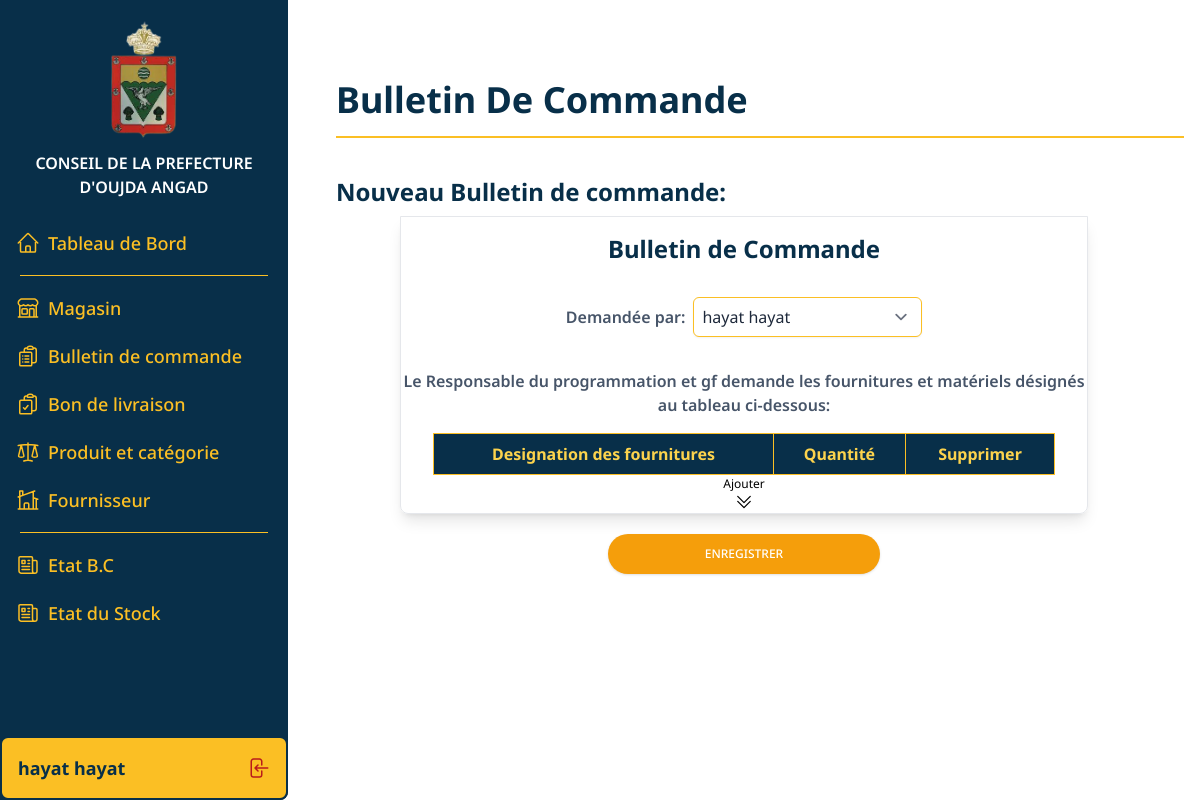
Screenshot of /bulletin_new/ (signed in) with the database file from the repository.
### users/models.py (models this page shows, shortened)
class Employee(models.Model):
    user = models.OneToOneField(User, on_delete=models.CASCADE)
    nom = models.CharField(max_length=100)
    prenom = models.CharField(max_length=100)
    matricule = models.CharField(max_length=100)
    service = models.ForeignKey(Service, on_delete=models.CASCADE)
    def __str__(self) -> str:
        return self.nom + " " + self.prenom

class Service(models.Model):
    nom = models.CharField(max_length=200)

### transactions/views.py (the view)
# urls.py: path('bulletin_new/', new_bulletin, name='new_bulletin'),
@login_required
@user_passes_test(lambda user: user.is_directeur or user.is_magasinier or user.is_employee )
def new_bulletin(request):
    BulletinFormSet = inlineformset_factory(Bulletin_de_commande, DemandeDeProduit, fields=(
        'produit_demande', 'quantite_demande'), extra=0)
    employe = Employee.objects.filter(user=request.user).first()
    if employe.user.is_directeur:
        page_temp = 'dashboard_directeur.html'
    elif employe.user.is_employee:
        page_temp = 'dashboard_employee.html'
    else:
        page_temp='dashboard.html'
    nom = employe.nom
    prenom = employe.prenom
    if request.method == 'POST':
        bulletin_form = BulletinForm(request.POST)
        formset = BulletinFormSet(
            request.POST, instance=bulletin_form.instance)
        if bulletin_form.is_valid() and formset.is_valid():
            bulletin = bulletin_form.save(commit=False)
            bulletin.state = Bulletin_de_commande.DEMANDER
            bulletin.save()
            formset.instance = bulletin
            formset.save()
            messages.success(request, 'Bulletin créé avec succès.')
            if employe.user.is_employee:
                return redirect('transactions:bulletin_list_employee')
            else:
                return redirect('transactions:bulletin_list')
        else:
            messages.error(request, 'Échec de la création du bulletin. Veuillez vérifier le formulaire et réessayer.')
    else:
        bulletin_form = BulletinForm(initial={'employe': employe})
        formset = BulletinFormSet(instance=Bulletin_de_commande())
    return render(request, 'new_bulletin.html', {'bulletin_form': bulletin_form, 'formset': formset, 'employe': employe, 'nom': nom, 'prenom': prenom,'page_temp':page_temp})

### transactions/forms.py
class BulletinForm(ModelForm):
    date = forms.DateField(initial=timezone.now().date())
    input_attrs = {
        'class': 'w-1/3 h-10  border-amber-400 rounded-md shadow-sm text-slate-800 focus:text-slate-950 pl-2 pr-16'
    }
    employe = forms.ModelChoiceField(
        queryset=Employee.objects.all(),
        widget=forms.Select(attrs={
            **input_attrs,
            'size': 1,
        }),
    )
    class Meta:
        model = Bulletin_de_commande
        fields = ['date', 'state', 'employe']
        widgets = {'date': forms.DateInput(attrs={'type': 'date'})}

### produit/models.py (called while the page is built)
    def __str__(self):
        return self.libelle

### transactions/templates/new_bulletin.html (shortened to what this page needs)
{%extends page_temp %} {%block header%}Bulletin de
Commande{%endblock%}
{%block main%}
<h1 class="text-left mt-4 mb-2 text-2xl font-bold text-sky-950">
  Nouveau Bulletin de commande:
</h1>
<form method="post" action="{% url 'transactions:new_bulletin'%}">
  <div class="px-16 ">
    <div class="border rounded-b-lg relative shadow-lg">
      <h1 class="text-center mt-4 mb-2 text-2xl font-bold text-sky-950">
        Bulletin de Commande
      </h1>
      {% if employe.user.is_magasinier%}
      <div class="flex justify-center gap-2 my-8 items-center">
        <p class="font-semibold text-slate-600 ">Demandée par: </p>
        {{bulletin_form.employe}}
      </div>
      {%else%}
      <div class="hidden">{{bulletin_form.employe}}</div>
     {%endif%}
      <p class="text-center font-semibold text-slate-600 mb-4">
        Le Responsable du {{employe.service.nom}} demande les fournitures et
        matériels désignés au tableau ci-dessous:
      </p>
      <div class="px-8">
        <table class="w-full">
          <thead>
            <tr>
              <th
                class="text-center py-2 px-3 text-amber-300 font-bold border border-amber-400 bg-sky-950"
                rowspan="2"
              >
                Designation des fournitures
              </th>
              <th
                class="text-center py-2 px-3 text-amber-300 font-bold  border border-amber-400 bg-sky-950"
              >
                Quantité
              </th>
              <th
                class="text-center py-2 px-3 text-amber-300 font-bold border border-amber-400 bg-sky-950 "
              >
                Supprimer
              </th>
            </tr>
          </thead>
          <div>
            <td colspan="3">
              <button
                id="addMore"
                type="button"
                class="w-full   mt-0 flex flex-col justify-center items-center rounded-md"
              >
                <span class="text-xs">Ajouter</span>
                <svg
                  xmlns="http://www.w3.org/2000/svg"
                  fill="none"
                  viewBox="0 0 24 24"
                  stroke-width="1.5"
                  stroke="currentColor"
                  class="w-5 h-5"
                >
                  <path
                    stroke-linecap="round"
                    stroke-linejoin="round"
                    d="M19.5 5.25l-7.5 7.5-7.5-7.5m15 6l-7.5 7.5-7.5-7.5"
                  />
                </svg>
              </button>
            </td>
          </div>
        </table>
      </div>
    </div>
  </div>
  <div class="flex justify-center mt-5">
    <button
      type="submit"
      class="inline-block px-6 py-2 text-xs font-medium leading-6 text-center text-white uppercase transition bg-amber-500 rounded-full shadow ripple hover:shadow-lg hover:bg-amber-600 focus:outline-none  justify-center w-1/3"
    >
      Enregistrer
    </button>
  </div>
</form>
{%endblock%}

### users/templates/dashboard.html (shortened to what this page needs)
{% extends 'base.html'%} {%load static%}{% block content%}
<div
  class="w-72 min-h-screen fixed left-0 bg-sky-950 items-center flex flex-col  rounded-r-lg "
  id="nav"
>
  <div
    class="w-full bg-sky-950 relative flex flex-col py-5 items-center justify-center"
  >
    <img src="{% static 'users/logo.png'%}" alt="logo" class="w-20  " />
    <p class=" mt-2 text-center	uppercase	font-semibold text-l text-white">
      Conseil De La Prefecture <br />
      D'Oujda Angad
    </p>
  </div>
  <ul class="w-full flex flex-col">
    <li class="w-full rounded-md group">
      <a
        href="{% url 'users:dashboard_magasinier' %}"
        class="inline-flex w-full gap-2 h-full items-center py-3 pl-4 text-lg leading-5 transition duration-200 ease-in-out focus:outline-none border-transparent   font-medium text-amber-400 group-hover:text-sky-950 group-hover:bg-amber-400"
      >
        Tableau de Bord
      </a>
    </li>
    <li>
      <hr class="my-2 border-amber-400 mx-5" />
    </li>
    <li class="w-full rounded-md group">
      <a
        href="{% url 'produit:product_list' %}"
        class="inline-flex w-full gap-2 h-full items-center py-3 pl-4 text-lg leading-5 transition duration-200 ease-in-out focus:outline-none border-transparent   font-medium text-amber-400 group-hover:text-sky-950 group-hover:bg-amber-400"
      >
        Magasin
      </a>
    </li>
    <li class="w-full rounded-md group">
      <a
        href="{% url 'transactions:bulletin_list' %}"
        class="inline-flex w-full gap-2 h-full items-center py-3 pl-4 text-lg leading-5 transition duration-200 ease-in-out focus:outline-none border-transparent   font-medium text-amber-400 group-hover:text-sky-950 group-hover:bg-amber-400"
      >
        Bulletin de commande
      </a>
    </li>
    <li class="w-full rounded-md group">
      <a
        href="{% url 'transactions:bon_list' %}"
        class="inline-flex w-full gap-2 h-full items-center py-3 pl-4 text-lg leading-5 transition duration-200 ease-in-out focus:outline-none border-transparent   font-medium text-amber-400 group-hover:text-sky-950 group-hover:bg-amber-400"
      >
        Bon de livraison
      </a>
    </li>
    <li class="w-full rounded-md group">
      <a
        href="{% url 'produit:ajouter' %}"
        class="inline-flex w-full gap-2 h-full items-center py-3 pl-4 text-lg leading-5 transition duration-200 ease-in-out focus:outline-none border-transparent   font-medium text-amber-400 group-hover:text-sky-950 group-hover:bg-amber-400"
      >
        Produit et catégorie
      </a>
    </li>
    <li class="w-full rounded-md group">
      <a
        href="{% url 'transactions:create_fournisseur' %}"
        class="inline-flex w-full gap-2 h-full items-center py-3 pl-4 text-lg leading-5 transition duration-200 ease-in-out focus:outline-none border-transparent   font-medium text-amber-400 group-hover:text-sky-950 group-hover:bg-amber-400"
      >
        Fournisseur
      </a>
    </li>
    <div>
      <li>
        <hr class="my-2 border-amber-400 mx-5" />
      </li>
      <li class="w-full rounded-md group">
        <a
          href="{% url 'transactions:date_range' %}"
          class="inline-flex w-full gap-2 h-full items-center py-3 pl-4 text-lg leading-5 transition duration-200 ease-in-out focus:outline-none border-transparent   font-medium text-amber-400 group-hover:text-sky-950 group-hover:bg-amber-400"
        >
          Etat B.C
        </a>
      </li>
      <li class="w-full rounded-md group">
        <a
          href="{% url 'produit:product_state' %}"
          class="inline-flex w-full gap-2 h-full items-center py-3 pl-4 text-lg leading-5 transition duration-200 ease-in-out focus:outline-none border-transparent   font-medium text-amber-400 group-hover:text-sky-950 group-hover:bg-amber-400"
        >
          Etat du Stock
        </a>
      </li>
    </div>
    <li
      class="w-full bg-amber-400 rounded-lg border-sky-950 border-2 py-4 px-4 left-0 text-black absolute bottom-0 flex justify-between"
    >
      <div class="flex w-full justify-between h-full rounded-lg items-center">
        <p class="text-lg font-bold text-sky-950 ">{{nom}} {{prenom}}</p>
        <a href="{% url 'users:logout_user'%}">
        </a>
      </div>
    </li>
  </ul>
</div>
<main class="main pl-72 " id="main">
  <div class="h-40  px-4 pl-12" id="top">
    <h1
      class="text-4xl font-bold text-sky-950 capitalize  pb-4 pt-20 border-b-2 border-amber-400 w-full "
    >
      {% block header%} tableau de bord {% endblock%}
    </h1>
  </div>
  <div class="px-12" id="wraper2">{% block main%} {% endblock%}</div>
</main>
{%endblock%}

### theme/templates/base.html (style rules this page uses)
* { font-family: 'Noto Sans',sans; }

### users/templates/dashboard.html (style rules this page uses)
.main { transition: width 0.5s ease; }

### rows the page displays
Employee: nom "hayat", prenom "hayat", service.nom "programmation et gf"
